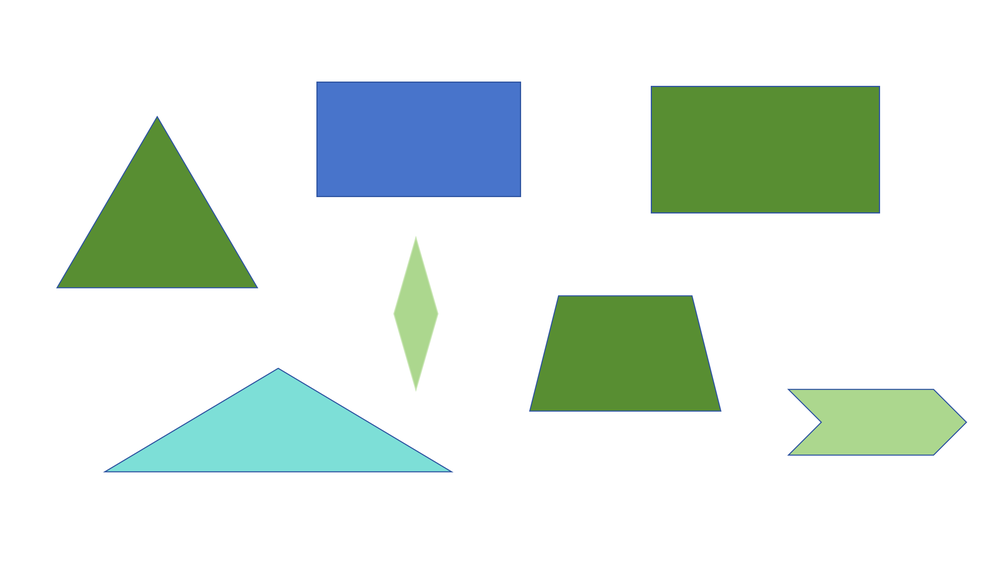
#> input picture Homework/Homework_3/zhou-ke-xuan/zhan-jia-yi/Task1/png/test.png, 1000 x 562 px, shrunk from 2560 x 1440 before the run
$ python detect-green-triangle.py
#> lines starting #> are read from the running program, lines starting #| are printed output that depends on the picture; after the words box and inside, x2 and y2 are one past the last pixel; in counts of white or black regions, pixels touching at a corner belong together
import cv2
import numpy as np

def detect_green_triangles(image_path):
    # 读取图像
#> called with image_path = './png/test.png'
    image = cv2.imread(image_path)
#> image is the input picture: shape (562, 1000, 3); mean B, G, R 225.1, 233.3, 221.1
    if image is None:
        print("无法读取图像，请检查图像路径。")
        return

    # 将图像转换为HSV颜色空间
    hsv = cv2.cvtColor(image, cv2.COLOR_BGR2HSV)
#> hsv: shape (562, 1000, 3); mean H, S, V 15.7, 32.1, 237.4
    cv2.imwrite("hsv_image.png",hsv)

    # 定义绿色的HSV范围
    lower_green = np.array([40, 100, 100])
    upper_green = np.array([80, 255, 255])

    # 创建掩码以提取绿色区域
    mask = cv2.inRange(hsv, lower_green, upper_green)
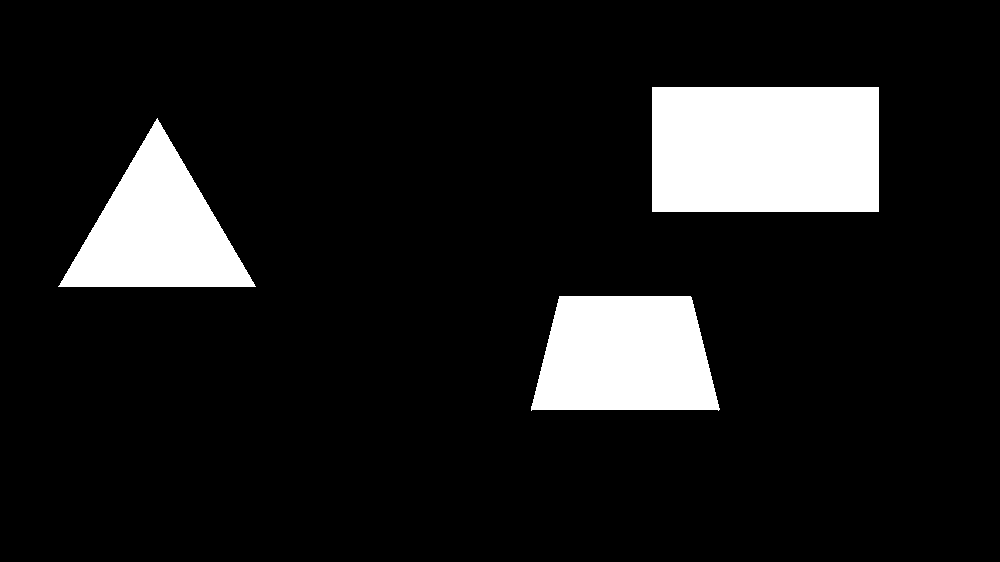
#> mask: shape (562, 1000); 11.3% white; 3 white regions, box (x1, y1, x2, y2) and area: (652, 87, 879, 212) 28375, (531, 296, 720, 411) 18328, (58, 118, 256, 287) 16759

    # 进行形态学操作，去除噪声
    kernel = np.ones((5, 5), np.uint8)
    mask = cv2.morphologyEx(mask, cv2.MORPH_OPEN, kernel)
#> mask: shape (562, 1000); 11.3% white; 3 white regions
    mask = cv2.morphologyEx(mask, cv2.MORPH_CLOSE, kernel)

    # 查找轮廓
    contours, _ = cv2.findContours(mask.copy(), cv2.RETR_EXTERNAL, cv2.CHAIN_APPROX_SIMPLE)
#> contours = 3 contours; box (x1, y1, x2, y2) and area: (652, 87, 879, 212) 28024, (532, 296, 719, 410) 18048, (61, 122, 254, 287) 16474

    # 遍历每个轮廓
    for contour in contours:
        # 近似轮廓为多边形
        epsilon = 0.04 * cv2.arcLength(contour, True)
        approx = cv2.approxPolyDP(contour, epsilon, True)

        # 检查是否为三角形
        if len(approx) == 3:
            # 绘制三角形
            cv2.drawContours(image, [approx], 0, (0, 0, 255), 5)

            M = cv2.moments(approx)
            if M["m00"] != 0:
                cX = int(M["m10"] / M["m00"])
                cY = int(M["m01"] / M["m00"])
                # 在三角形中心绘制一个小圆
                cv2.circle(image, (cX, cY), 5, (255, 0, 0), -1)
                # 显示三角形中心坐标
                cv2.putText(image, f"({cX}, {cY})", (cX - 50, cY - 20),
                            cv2.FONT_HERSHEY_SIMPLEX, 0.5, (255, 255, 255), 2)
#> this loop made 3 passes
#> (epsilon, approx, cX, cY) on pass 2: (24.1, [[61, 281], [253, 286], [159, 122]], 157, 229)
#> (epsilon, approx) on passes 1, 3: (22.63, [[559, 296], [532, 409], [718, 409], [690, 296]]), (28, [[652, 87], [652, 211], [878, 211], [878, 87]])
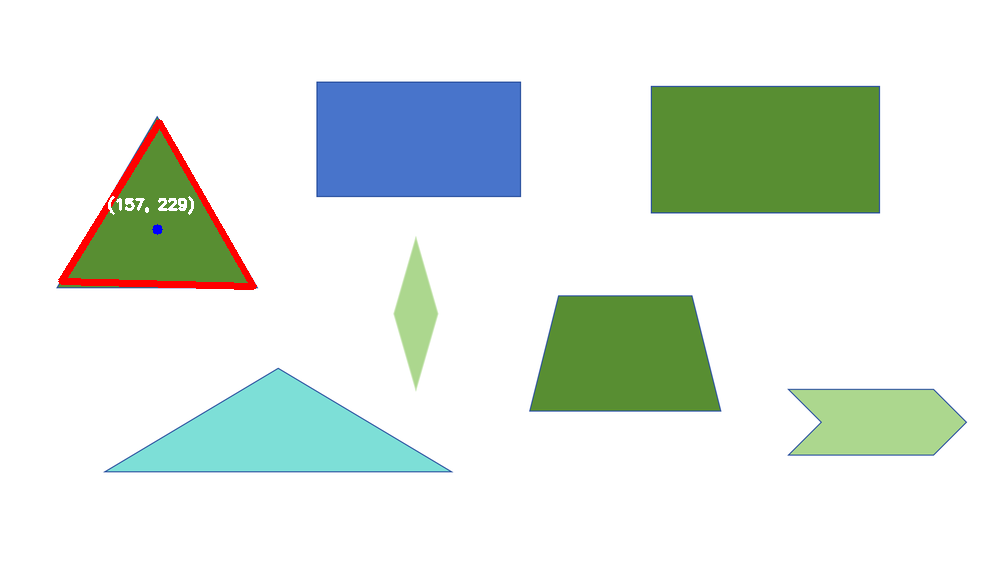
#> image: shape (562, 1000, 3); 0.8% of pixels changed, all inside (x1, y1, x2, y2) = (58, 119, 257, 290)

    # 显示结果图像并保存图像
    cv2.imshow("recognise_image", image)
    cv2.imwrite("recognise_image.png", image)
    cv2.waitKey(0)
    cv2.destroyAllWindows()

image_path = "./png/test.png"
detect_green_triangles(image_path)
